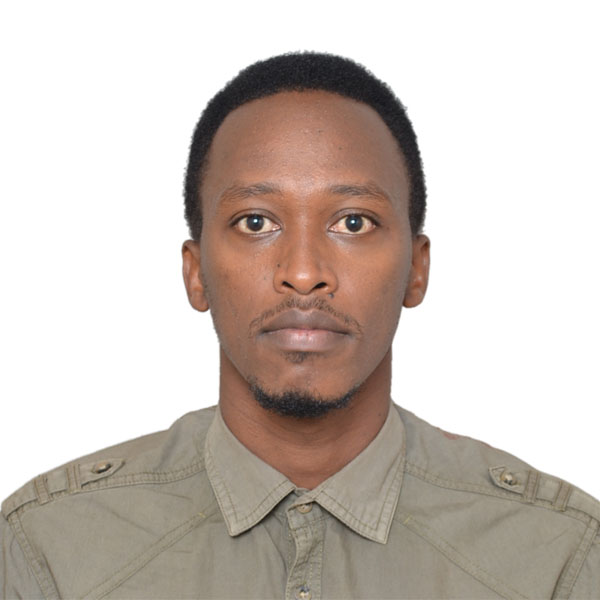
#> input picture EXERCISE/picture.jpg, 600 x 600 px
$ python face_detection.py
#> lines starting #> are read from the running program, lines starting #| are printed output that depends on the picture; after the words box and inside, x2 and y2 are one past the last pixel; in counts of white or black regions, pixels touching at a corner belong together
import cv2

face_cascade = cv2.CascadeClassifier("haarcascade_frontalface_default.xml")
img = cv2.imread("picture.jpg")
#> img is the input picture: shape (600, 600, 3); mean B, G, R 185.6, 192.8, 203
gray = cv2.cvtColor(img, cv2.COLOR_BGR2GRAY)
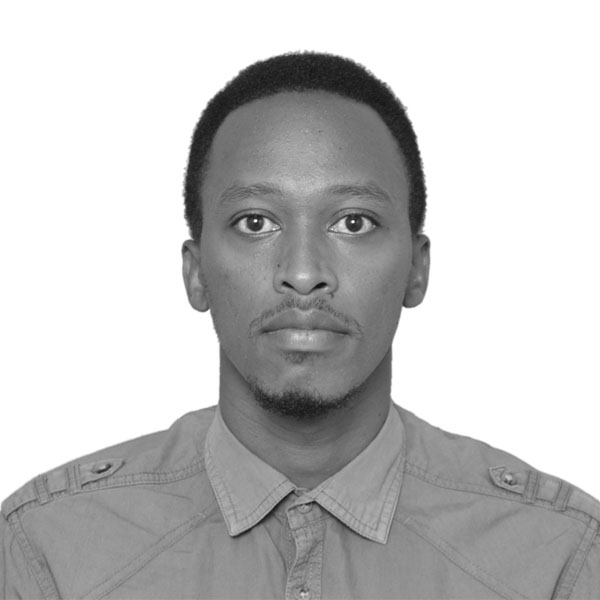
#> gray: shape (600, 600); min 14, max 255, mean 195
faces = face_cascade.detectMultiScale(gray, 1.1, 4)
#> faces = [[178, 122, 252, 252]]

for x, y, w, h in faces:
    cv2.rectangle(img, (x, y), (x + w, y + h), (225, 0, 0), 2)
#> this loop made 1 pass
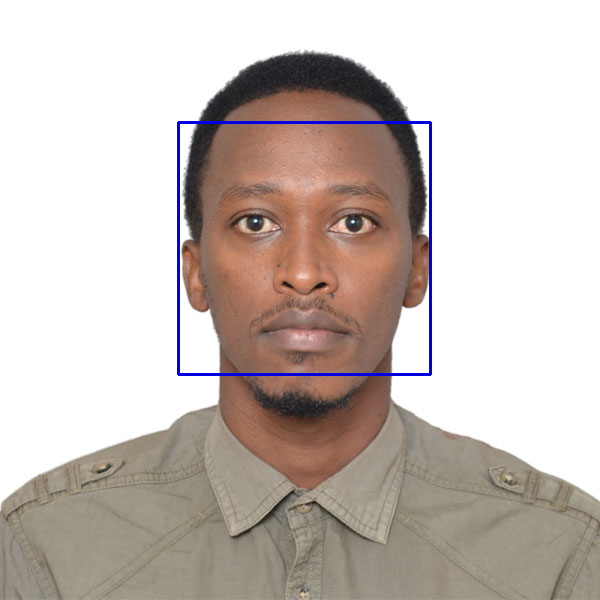
#> img: shape (600, 600, 3); 0.84% of pixels changed, all inside (x1, y1, x2, y2) = (177, 121, 432, 376)

cv2.imshow("img", img)
cv2.waitKey()
cv2.imwrite("face_detected.jpg")
